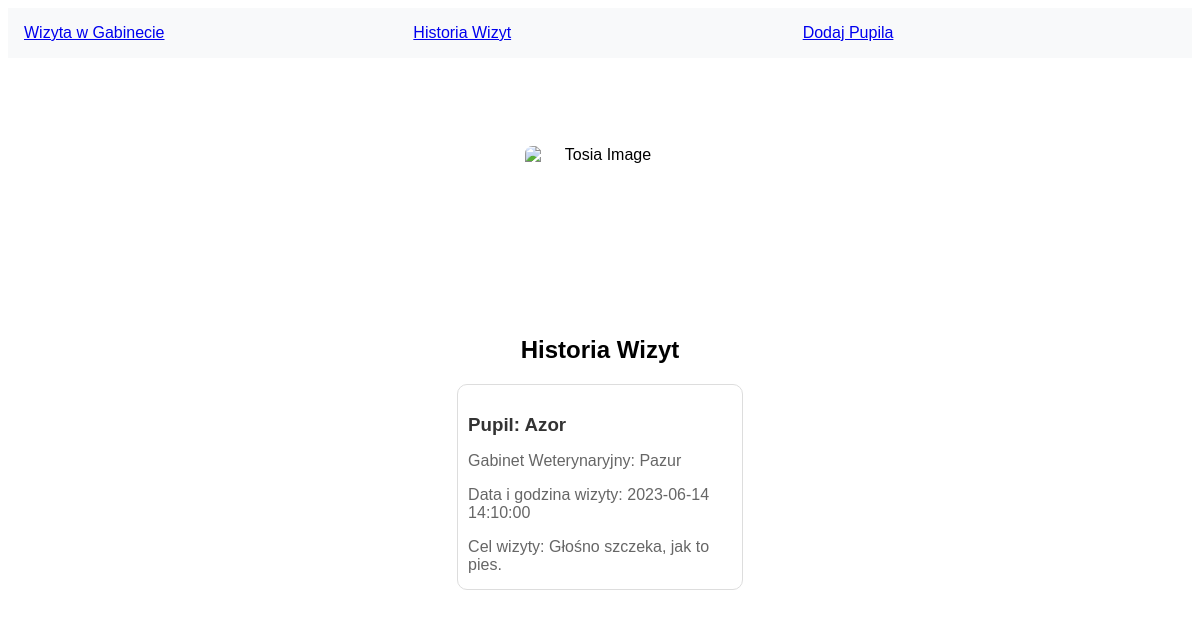
The app's page /visithistory with its own data.
### app.py (models this page shows)
class Visit(db.Model):
    id = db.Column(db.Integer, primary_key=True)
    pet_id = db.Column(db.Integer, db.ForeignKey('pet.id'), nullable=False)
    clinic_id = db.Column(db.Integer, db.ForeignKey('clinic.id'), nullable=False)
    visit_time = db.Column(db.DateTime, nullable=False)
    problem = db.Column(db.Text, nullable=False)

class Pet(db.Model):
    id = db.Column(db.Integer, primary_key=True)
    id_owner = db.Column(db.Integer)
    name = db.Column(db.String(80), nullable=False)
    race = db.Column(db.String(120), nullable=False)
    age = db.Column(db.Integer, nullable=False)
    is_active = db.Column(db.Boolean, default=True)
    visits = db.relationship('Visit', backref='pet', lazy=True)

class Clinic(db.Model):
    id = db.Column(db.Integer, primary_key=True)
    name = db.Column(db.String(80), nullable=False)
    visits = relationship('Visit', backref='clinic', lazy=True)

### app.py (the view)
@app.route('/visithistory')
def visithistory():
    visits = Visit.query.join(Pet).filter(Pet.is_active==True).all()
    return render_template('visithistory.html', visits=visits)

### templates/visithistory.html (shortened to what this page needs)
{% extends 'navbar.html' %}
{% block content %}
<div class="content">
    <img src="https://i.ibb.co/KyjxmKb/Tosia.jpg" alt="Tosia Image">
    <h2>Historia Wizyt</h2>
    <div class="visit-list">
        {% for visit in visits %}
        <div class="visit-card">
            <h3>Pupil: {{ visit.pet.name }}</h3>
            <p>Gabinet Weterynaryjny: {{ visit.clinic.name }}</p>
            <p>Data i godzina wizyty: {{ visit.visit_time }}</p>
            <p>Cel wizyty: {{ visit.problem }}</p>
        </div>
        {% endfor %}
    </div>
</div>
{% endblock %}

### templates/navbar.html (shortened to what this page needs)
<!DOCTYPE html>
<html>
<head>
    <link rel="stylesheet" href="https://unpkg.com/spectre.css/dist/spectre.min.css">
</head>
<body>
    <div class="navbar">
        <div class="nav-links">
            <a href="/bookvisit" class="btn btn-primary">Wizyta w Gabinecie</a>
            <a href="/visithistory" class="btn btn-primary">Historia Wizyt</a>
            <a href="/addpet" class="btn btn-primary">Dodaj Pupila</a>
        </div>
    </div>
    <div class="content">
        {% block content %}{% endblock %}
    </div>
</body>
</html>

### templates/navbar.html (style rules this page uses)
.navbar { display: flex; justify-content: space-between; align-items: center; background-color: #f8f9fa; padding: 1em; }
.nav-links { display: flex; gap: 1em; flex-grow: 1; justify-content: space-evenly; }
.nav-links a { flex-grow: 1; }
.nav-links .btn { width: 100%; }

### templates/visithistory.html (style rules this page uses)
body { font-family: Arial, sans-serif; }
.content { display: flex; flex-direction: column; align-items: center; justify-content: center; height: 80vh; padding: 20px; box-sizing: border-box; text-align: center; }
.content img { width: 150px; height: 150px; border-radius: 5%; margin-bottom: 20px; object-fit: contain; }
.visit-list { width: 100%; max-height: 60vh; overflow-y: auto; display: flex; flex-direction: column; align-items: center; }
.visit-card { border: 1px solid #ddd; border-radius: 10px; padding: 10px; margin-bottom: 20px; text-align: left; width: 80%; max-width: 1200px; }
.visit-card h3 { margin-bottom: 5px; color: #333; }
.visit-card p { margin-bottom: 5px; color: #666; word-wrap: break-word; }

### records on screen
Visit: pet.name "Azor", clinic.name "Pazur", visit_time "2023-06-14 14:10:00", problem "Głośno szczeka, jak to pies."
